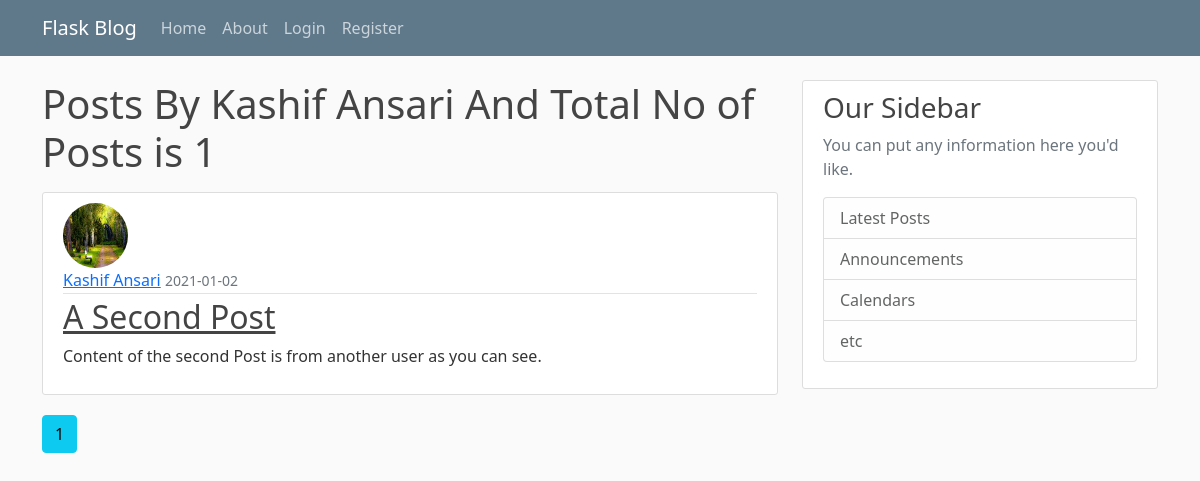
/user/Kashif Ansari, run on an earlier commit of the app's database.
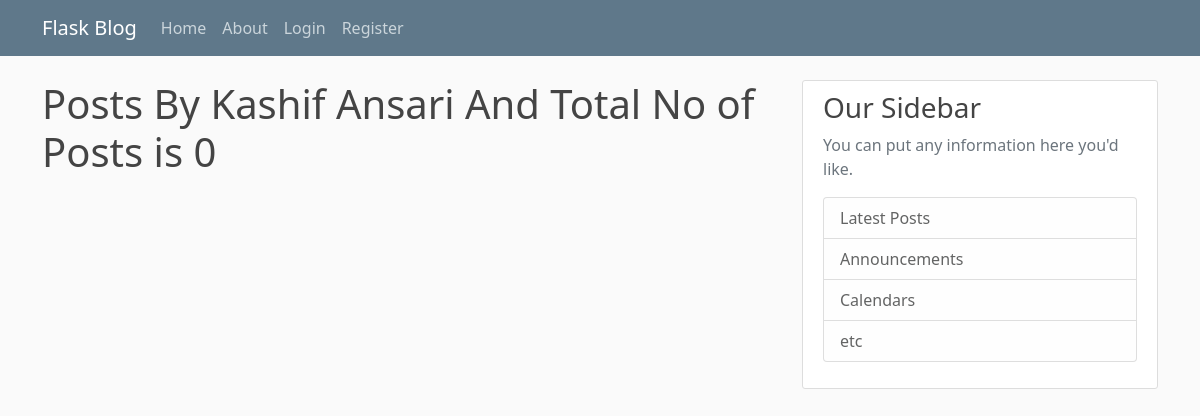
And on a later commit of the database.
### flaskblog/models.py (models this page shows, shortened)
class Posts(db.Model):
    id = db.Column(db.Integer, primary_key=True)
    title = db.Column(db.String(100), nullable=False)
    date_posted = db.Column(db.DateTime, nullable=False,
                            default=datetime.utcnow)
    content = db.Column(db.Text, nullable=False)
    user_id = db.Column(db.Integer, db.ForeignKey('user.id'), nullable=False)

class User(db.Model, UserMixin):
    id = db.Column(db.Integer, primary_key=True)
    username = db.Column(db.String(20), unique=True, nullable=False)
    email = db.Column(db.String(120), unique=True, nullable=False)
    image_file = db.Column(db.String(20), unique=False,
                           nullable=False, default='default.jpg')
    password = db.Column(db.String(60), unique=False, nullable=False)
    posts = db.relationship('Posts', backref='author', lazy=True)

### flaskblog/user/routes.py (the view)
@users.route('/user/<string:username>')
def user_posts(username):
    page = request.args.get('page',1,type=int)
    user = User.query.filter_by(username=username).first_or_404()
    posts = Posts.query\
            .filter_by(author=user)\
            .order_by(Posts.date_posted.desc())\
            .paginate(per_page=5,page=page)
    return render_template('user_posts.html',posts=posts,user=user)

### flaskblog/templates/user_posts.html
{% extends "layout.html" %}
{% block content %}
<h1 class="mb-3">Posts By {{user.username}} And Total No of Posts is {{posts.total}}</h1>
{% for post in posts.items %}
<article class="media content-section">
    <img class="rounded-circle article-img" src="{{url_for('static',filename='img/'+post.author.image_file)}}">
    <div class="media-body">
        <div class="article-metadata">
            <a class="mr-2" href="{{url_for('users.user_posts',username=post.author.username)}}">{{ post.author.username }}</a>
            <small class="text-muted">{{ post.date_posted.strftime('%Y-%m-%d') }}</small>
        </div>
        <h2><a class="article-title" href="{{url_for('posts.post',post_id=post.id)}}">{{ post.title }}</a></h2>
        <p class="article-content">{{ post.content }}</p>
    </div>
</article>
{% endfor %}
{% for page_num in posts.iter_pages(left_edge=1,right_edge=1,left_current=1,right_current=2) %}
    {% if page_num %}
        {% if posts.page==page_num %}
            <a class="btn btn-info mb-4" href="{{url_for('users.user_posts',username=user.username,page=page_num)}}">{{page_num}}</a>
        {% else %}
            <a class="btn btn-outline-info mb-4" href="{{url_for('users.user_posts',username=user.username,page=page_num)}}">{{page_num}}</a>
        {% endif %}
    {% else %}
        .....
    {% endif %}
{% endfor %}
{% endblock content %}

What changed in the data, as far as the page shows it:
removed Posts: image_file (placeholder picture), author.username "Kashif Ansari", date_posted "2021-01-02", title "A Second Post", content "Content of the second Post is from another user as you can see."
Also different on the page:
{{ posts.total }}: "1" → "0"
list line gone: "1"
